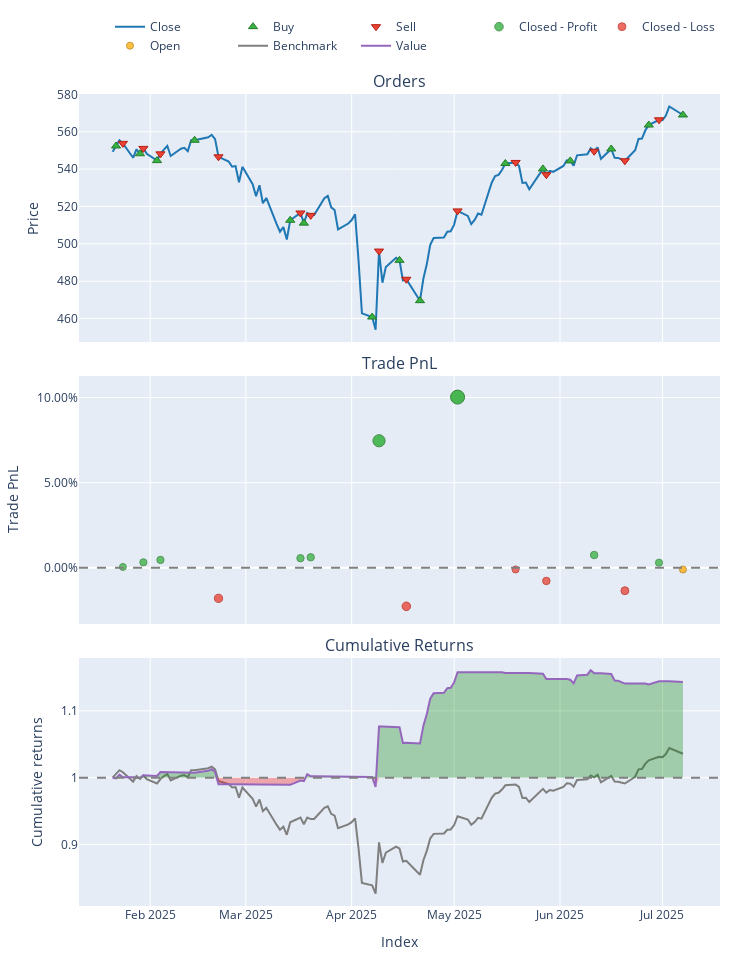

Notebook cell for this chart:
### Code cell
test_data_df['date'] = pd.to_datetime(test_data_df['date'])
test_data_df = test_data_df.set_index('date').sort_index()

start_date = test_data_df.index.min().strftime('%Y-%m-%d')
end_date = (test_data_df.index.max() + dt.timedelta(days=2)).strftime('%Y-%m-%d') 

# just use the close price for now
voo_price = yf.download('VOO', start=start_date, end=end_date)['Close']

signal_map = {
    'BULLISH': 1,  # Enter
    'BEARISH': -1, # Exit
    'NEUTRAL': 0   # Hold
}
test_data_df['signal'] = test_data_df['predicted_label'].map(signal_map)

# forward-fill signals to handle non-trading days
signals = test_data_df['signal'].reindex(voo_price.index, method='ffill').fillna(0)

entries = signals == 1
exits = signals == -1

portfolio = vbt.Portfolio.from_signals(
    close=voo_price, 
    entries=entries, 
    exits=exits,
    freq='D',
    init_cash=1000000,
    fees=0.001 # 0.1% fee per trade
)

print("Backtest Results for H1 2025")
print("="*30)
print(portfolio.stats())

print("\n\nPerformance vs. Buy and Hold (VOO)")
print("="*30)
portfolio[0].plot().show()
